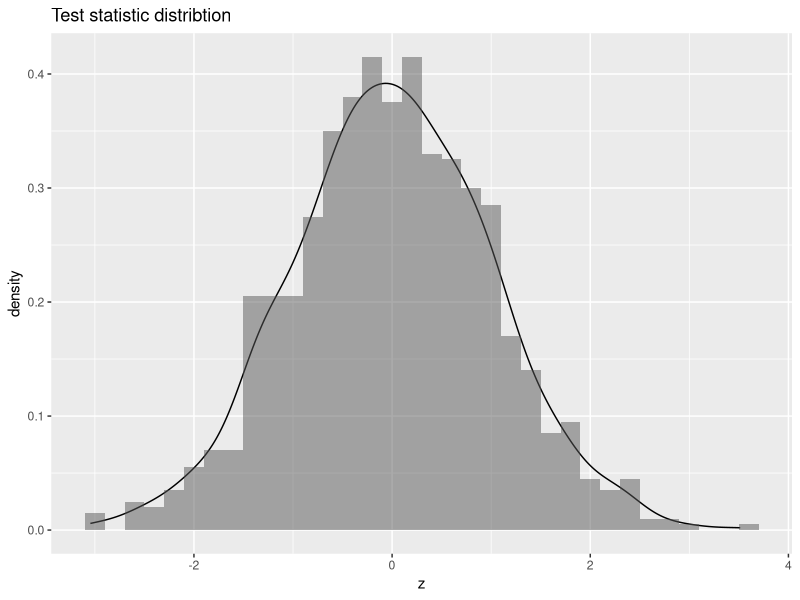
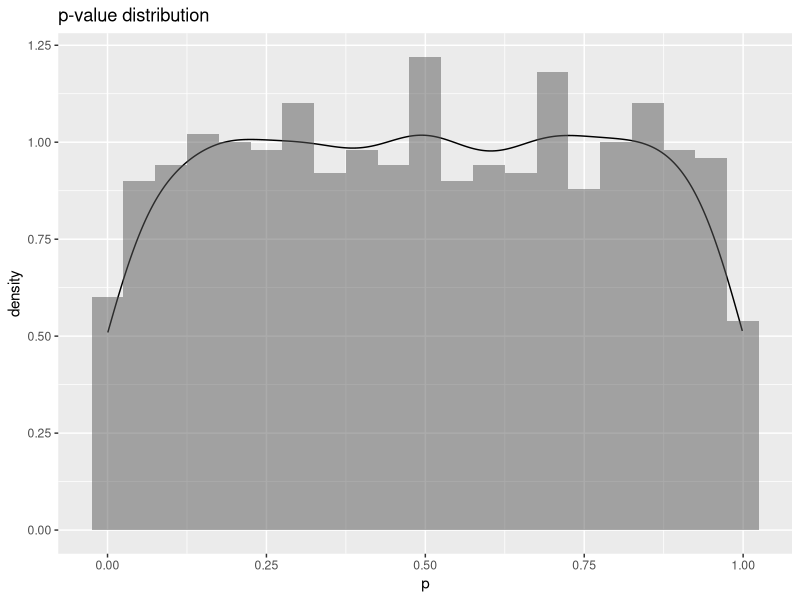

Source code (R) for these figures, in order:
## ---- chunk 1
knitr::opts_chunk$set(echo = TRUE)

library(dplyr)
library(ggplot2)
## ---- chunk 2

# Simulate data from standard normal distribution
set.seed(1)
n_obs <- 1000
n_dat <- 1000

dat <- data.frame(
  x = rnorm(n_obs * n_dat),
  dataset = rep(1:n_dat, times = n_obs)
  ) %>%
  group_by(dataset) %>%
  summarize(z = (mean(x) - 0)/(sd(x)/sqrt(n_obs))) %>%
  mutate(p = 2*pt(-abs(z), df = n_obs - 1))

# z statistic should have standard normal distribution.
dat %>%
  ggplot(aes(x = z)) +
  geom_density() +
  geom_histogram(aes(y = ..density..), binwidth = 0.2, alpha = 0.5) +
  labs(title = "Test statistic distribtion")

# p-value should be uniformly distributed in [0;1]
dat %>%
  ggplot(aes(x = p)) +
  geom_density() +
  geom_histogram(aes(y = ..density..), binwidth = 0.05, alpha = 0.5) +
  labs(title = "p-value distribution")

# p-value is prior probability of observing new test statistic at least as
# extreme as the observed one.

dat$p[1]

## ---- chunk 3
set.seed(1)
n <- 10000
n_0 <- n/2
n_1 <- n/2
cov_0 <- rbinom(n_0, 1, 0.51)
cov_1 <- rbinom(n_1, 1, 0.49)
p_1 <- mean(cov_1)
p_0 <- mean(cov_0)
p <- (sum(cov_1) + sum(cov_0)) / (n_1 + n_0)
z <- (p_1 - p_0) / (sqrt(p*(1-p)*(1/n_1 + 1/n_0)))
p_val <- 2*pnorm(-abs(z))
p_val
